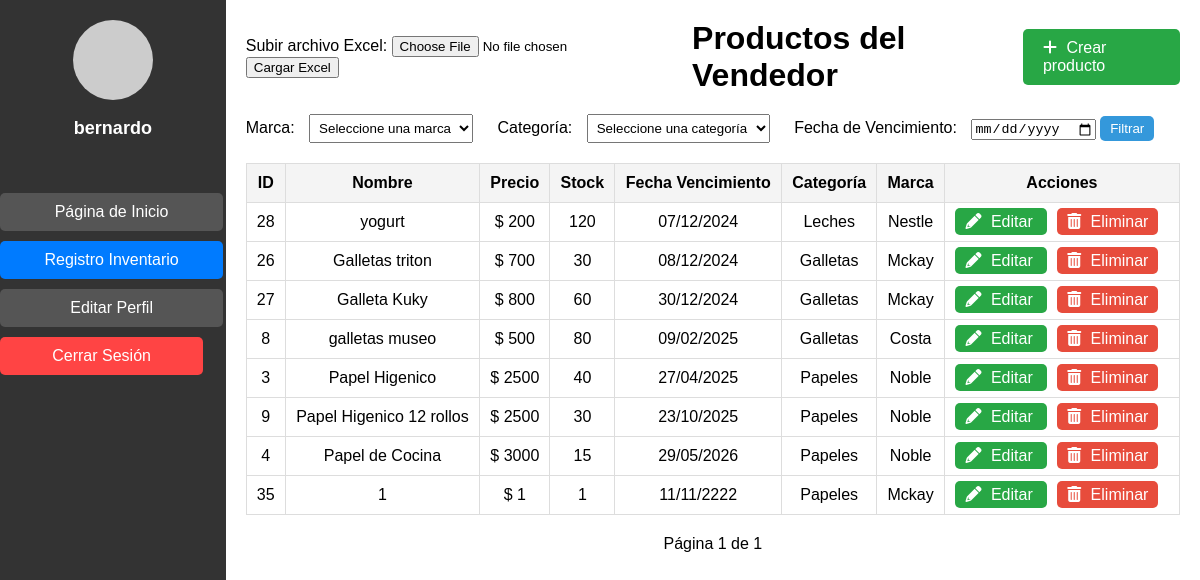
The app's page /vendedor/ (signed in), older data.
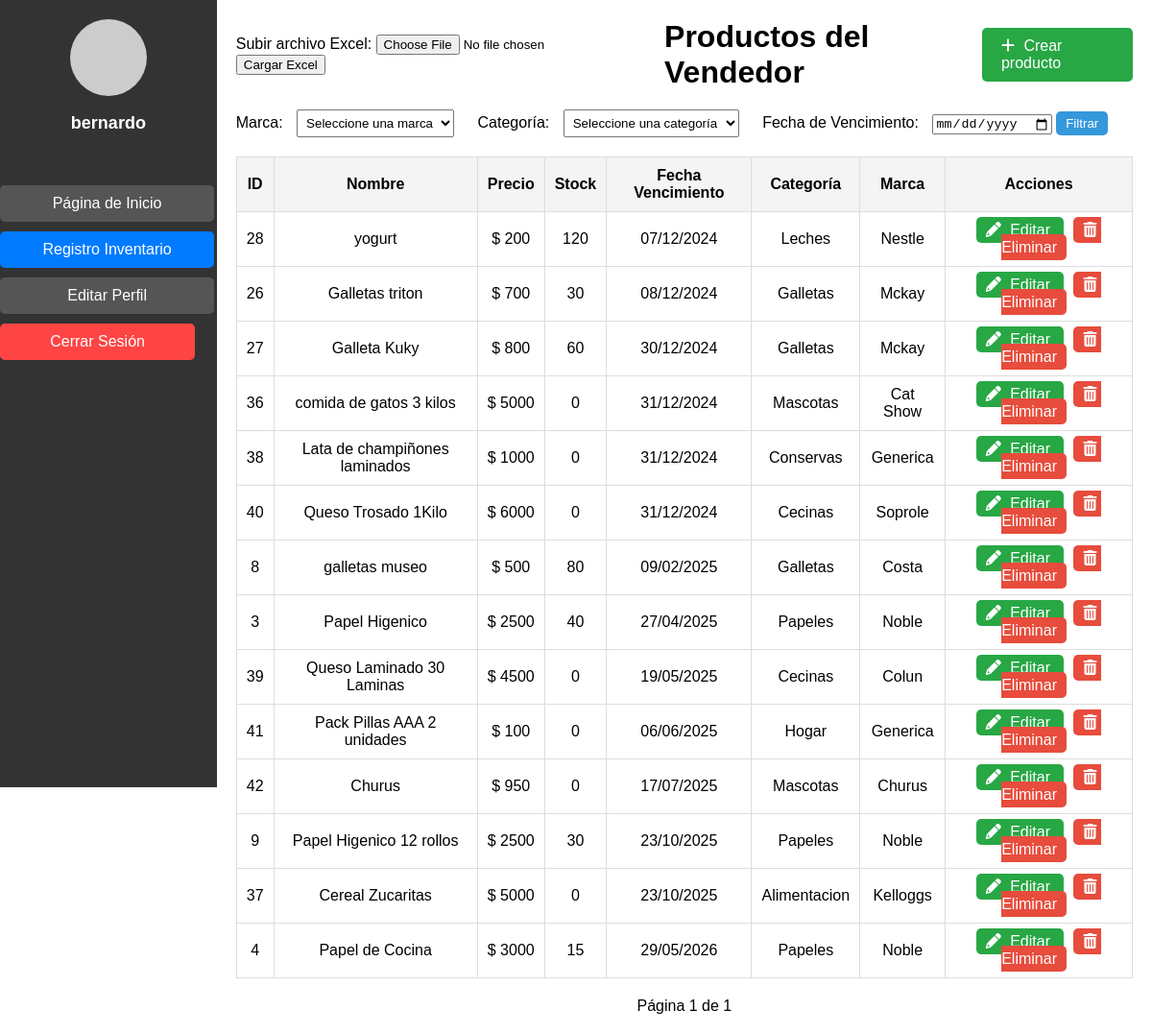
The same page, newer data.
### pagina/models.py (models this page shows, shortened)
class Producto(models.Model):
    nombre = models.CharField(max_length=100)
    precio = models.DecimalField(max_digits=10, decimal_places=4)
    stock = models.IntegerField()
    descripcion = models.TextField()
    marca = models.ForeignKey(Marca, on_delete=models.CASCADE)
    categoria = models.ForeignKey(Categoria, null=True, blank=True, on_delete=models.SET_NULL)
    fecha_vencimiento = models.DateField(default=timezone.now)

class Categoria(models.Model):
    nombre = models.CharField(max_length=100)

class Marca(models.Model):
    nombre = models.CharField(max_length=100)

### pagina/views.py (the view)
# urls.py: path('vendedor/', vendedor, name='vendedor'),
@login_required
def vendedor(request):
    productos = Producto.objects.all()
    marca_id = request.GET.get('marca')
    if marca_id:
        productos = productos.filter(marca_id=marca_id)
    categoria_id = request.GET.get('categoria')
    if categoria_id:
        productos = productos.filter(categoria_id=categoria_id)
    productos = productos.order_by('fecha_vencimiento')
    paginator = Paginator(productos, 15)  # 15 productos por página
    page_number = request.GET.get('page')
    page_obj = paginator.get_page(page_number)
    marcas = Marca.objects.all()
    categorias = Categoria.objects.all()
    return render(request, 'vendedor.html', {
        'page_obj': page_obj,
        'marcas': marcas,
        'categorias': categorias
    })

### pagina/templates/vendedor.html (shortened to what this page needs)
<!DOCTYPE html>
<html lang="es">
<head>
    {% load static %}
    <link rel="stylesheet" href="{% static 'css/vendedor.css' %}">
    <link rel="stylesheet" href="https://cdnjs.cloudflare.com/ajax/libs/font-awesome/6.0.0-beta3/css/all.min.css">
    <link rel="stylesheet" href="{% static 'css/lateral.css' %}">
</head>
<body>
    <div class="sidebar">
        <div class="perfil">
            <div class="perfil-imagen"></div>
            <p>
                {% if user.is_authenticated %}
                    {{ user.username }}
                {% else %}
                    Invitado
                {% endif %}
            </p>
        </div>
        <ul>
            <li><a href="{% url 'adminpage' %}">Página de Inicio</a></li>
            <li><a href="{% url 'vendedor' %}" class="active">Registro Inventario</a></li>
            <li><a href="{% url 'modificarperfil' %}" class="btn btn-primary w-100">Editar Perfil</a></li>
            <li>
                <form action="{% url 'logout' %}" method="post">
                    <button type="submit" class="btn btn-danger w-100">Cerrar Sesión</button>
                </form>
            </li>
        </ul>
    </div>
    <div class="main-content">
        <div class="header">
            <form method="POST" enctype="multipart/form-data" action="{% url 'cargar_excel' %}">
                <label for="archivo_excel">Subir archivo Excel:</label>
                <input type="file" name="archivo_excel" id="archivo_excel" required>
                <button type="submit">Cargar Excel</button>
            </form>
            <h1>Productos del Vendedor</h1>
            <a href="{% url 'crearproducto' %}" class="btn-create">
                <i class="fas fa-plus"></i> Crear producto
            </a>
        </div>
        <div class="filters">
            <form method="GET">
                <label for="marca">Marca:</label>
                <select name="marca" id="marca">
                    <option value="">Seleccione una marca</option>
                </select>
                <label for="categoria">Categoría:</label>
                <select name="categoria" id="categoria">
                    <option value="">Seleccione una categoría</option>
                </select>
                <label for="fecha_vencimiento">Fecha de Vencimiento:</label>
                <input type="date" name="fecha_vencimiento" id="fecha_vencimiento" value="{{ request.GET.fecha_vencimiento }}">
                <button type="submit" class="btn-filter">Filtrar</button>
            </form>
        </div>
        <table class="product-table">
            <thead>
                <tr>
                    <th>ID</th>
                    <th>Nombre</th>
                    <th>Precio</th>
                    <th>Stock</th>
                    <th>Fecha Vencimiento</th>
                    <th>Categoría</th>
                    <th>Marca</th>
                    <th>Acciones</th>
                </tr>
            </thead>
            <tbody id="product-table-body">
                {% for producto in page_obj %}
                    <tr>
                        <td>{{ producto.id }}</td>
                        <td>{{ producto.nombre }}</td>
                        <td> $ {{ producto.precio|floatformat:0 }}</td>
                        <td>{{ producto.stock }}</td>
                        <td> {{ producto.fecha_vencimiento|date:"d/m/Y" }}</td>
                        <td>{{ producto.categoria.nombre }}</td>
                        <td>{{ producto.marca.nombre }}</td>
                        <td>
                            <a href="{% url 'editar_producto' producto.id %}" class="btn-edit">
                                <i class="fas fa-pencil-alt"></i> Editar
                            </a>
                            <a href="#" class="btn-edit btn-delete" data-id="{{ producto.id }}">
                                <i class="fas fa-trash-alt"></i> Eliminar
                            </a>
                        </td>
                    </tr>
                {% empty %}
                    <tr>
                        <td colspan="8">No hay productos disponibles.</td>
                    </tr>
                {% endfor %}
            </tbody>
        </table>
        <div class="pagination">
            <span class="page-link">
                Página {{ page_obj.number }} de {{ page_obj.paginator.num_pages }}
            </span>
        </div>
    </div>
</body>
</html>

### pagina/static/css/vendedor.css (style rules this page uses)
body { margin: 0; font-family: Arial, sans-serif; display: flex; }
.main-content { flex-grow: 1; padding: 20px; }
.header { display: flex; justify-content: space-between; align-items: center; margin-bottom: 20px; }
.header h1 { margin: 0; }
.btn-create { background-color: #28a745; color: white; padding: 10px 20px; text-decoration: none; border-radius: 5px; font-size: 16px; }
.btn-create i { margin-right: 5px; }
.filters { margin-bottom: 20px; }
.filters label { margin-right: 10px; }
.filters select { padding: 5px; margin-right: 20px; }
.filters .btn-filter { padding: 5px 10px; background-color: #3498db; color: white; border: none; border-radius: 5px; }
.product-table { width: 100%; border-collapse: collapse; margin-bottom: 20px; }
.product-table th, .product-table td { padding: 10px; text-align: center; border: 1px solid #ddd; }
.product-table th { background-color: #f4f4f4; }
.product-table td a { text-decoration: none; color: white; padding: 5px 10px; border-radius: 5px; }
.btn-edit { background-color: #28a745; margin-right: 10px; }
.btn-delete { background-color: #e74c3c; }
.btn-edit i, .btn-delete i { margin-right: 5px; }
.pagination { text-align: center; margin-top: 20px; }

### pagina/static/css/lateral.css (style rules this page uses)
.sidebar { width: 250px; height: 100vh; background-color: #333; display: flex; flex-direction: column; align-items: center; padding-top: 20px; }
.perfil { text-align: center; margin-bottom: 20px; }
.perfil-imagen { width: 80px; height: 80px; background-color: #ccc; border-radius: 50%; margin-bottom: 10px; }
.perfil p { color: #fff; font-size: 18px; font-weight: bold; }
.sidebar ul { list-style-type: none; padding: 0; width: 100%; }
.sidebar ul li { width: 100%; text-align: center; margin-bottom: 10px; }
.sidebar ul li a, .sidebar ul li button { display: block; width: 90%; padding: 10px; color: #fff; background-color: #555; border: none; border-radius: 5px; text-decoration: none; font-size: 16px; cursor: pointer; transition: background-color 0.3s ease; }
.sidebar ul li a.active { background-color: #007bff; }
.sidebar ul li button { background-color: #ff4444; }
.sidebar ul li a, .sidebar ul li button { box-shadow: none; outline: none; }

Row changes from the older to the newer data that the page shows:
removed Producto: id "35", nombre "1", precio "1", stock "1", fecha_vencimiento "11/11/2222", categoria.nombre "Papeles", marca.nombre "Mckay"
added Producto: id "36", nombre "comida de gatos 3 kilos", precio "5000", stock "0", fecha_vencimiento "31/12/2024", categoria.nombre "Mascotas", marca.nombre "Cat Show"
added Producto: id "38", nombre "Lata de champiñones laminados", precio "1000", stock "0", fecha_vencimiento "31/12/2024", categoria.nombre "Conservas", marca.nombre "Generica"
added Producto: id "40", nombre "Queso Trosado 1Kilo", precio "6000", stock "0", fecha_vencimiento "31/12/2024", categoria.nombre "Cecinas", marca.nombre "Soprole"
added Producto: id "39", nombre "Queso Laminado 30 Laminas", precio "4500", stock "0", fecha_vencimiento "19/05/2025", categoria.nombre "Cecinas", marca.nombre "Colun"
added Producto: id "41", nombre "Pack Pillas AAA 2 unidades", precio "100", stock "0", fecha_vencimiento "06/06/2025", categoria.nombre "Hogar", marca.nombre "Generica"
added Producto: id "42", nombre "Churus", precio "950", stock "0", fecha_vencimiento "17/07/2025", categoria.nombre "Mascotas", marca.nombre "Churus"
added Producto: id "37", nombre "Cereal Zucaritas", precio "5000", stock "0", fecha_vencimiento "23/10/2025", categoria.nombre "Alimentacion", marca.nombre "Kelloggs"
